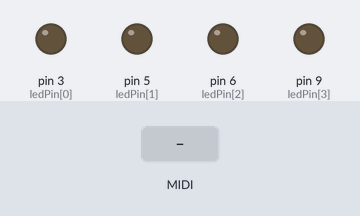
A sketch run on a simulated Arduino Uno, built with avr-gcc and run on an emulated ATmega328P. On the bench: output pins drawn as LEDs (lit = HIGH). Inputs (shaded band) come from the test bench. MIDI output is not drawn.

Above: at 1.2 s.
1.3 s: MIDI note 36 received
At 1.45 s:
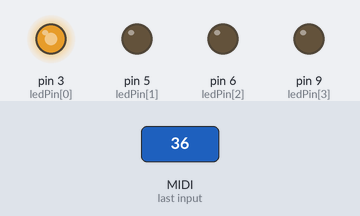
Timing chart, 0 to 4.3 s (numbered marks = the images above; inputs shaded):
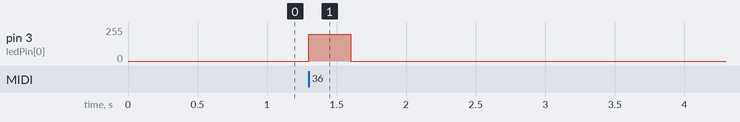

The sketch:

midi_in_leds_velocity.ino
```cpp
/* MAKING MUSIC WITH ARDUINO

  "MIDI in - velocity"

  by Gustavo Silveira
  ofered by: www.musiconerd.com & www.bitcontrollers.com
  gustavosilveira@musiconerd.com

*/

#include <MIDI.h>
MIDI_CREATE_DEFAULT_INSTANCE();

const int NLed = {4};
int ledPin[NLed] = {3, 5, 6, 9};

void setup() {

  for (int i = 0; i < NLed; i++) {
    pinMode(ledPin[i], OUTPUT);
  }

  MIDI.begin();
  Serial.begin(115200);

  MIDI.setHandleControlChange(handleControlChange);
  MIDI.setHandleNoteOn(handleNoteOn);
  MIDI.setHandleNoteOff(handleNoteOff);

}

void loop() {

  MIDI.read();

}

void handleControlChange(byte channel, byte number, byte value) {

}

void handleNoteOn(byte channel, byte number, byte value) {

  switch (number) { //para usar a velocity para controlar o brilho, os leds precisam estar ligados em portas pwm
    case 36:
      analogWrite(ledPin[0], map(value, 0, 127, 0, 255)); // escalando o valor do midi 0-127 para o valor do analogWrite 0-255
      break;
    case 38:
      analogWrite(ledPin[1], map(value, 0, 127, 0, 255));
      break;
    case 42:
      analogWrite(ledPin[2], map(value, 0, 127, 0, 255));
      break;
    case 46:
      analogWrite(ledPin[3], map(value, 0, 127, 0, 255));
      break;
  }
}

void handleNoteOff(byte channel, byte number, byte value) {


  switch (number) {
    case 36:
      digitalWrite(ledPin[0], LOW);
      break;
    case 38:
      digitalWrite(ledPin[1], LOW);
      break;
    case 42:
      digitalWrite(ledPin[2], LOW);
      break;
    case 46:
      digitalWrite(ledPin[3], LOW);
      break;
  }
}
```

Measured:
- after the input at 1.3 s, pin 3 (ledPin[0]): 0/255 → 200/255 at once, → 0/255 0.30 s later
